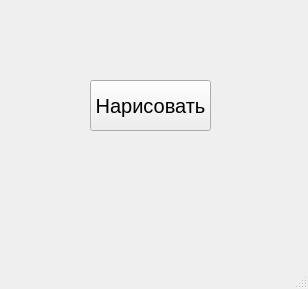
<?xml version="1.0" encoding="UTF-8"?>
<ui version="4.0">
 <class>MainWindow</class>
 <widget class="QMainWindow" name="MainWindow">
  <property name="geometry">
   <rect>
    <x>0</x>
    <y>0</y>
    <width>308</width>
    <height>289</height>
   </rect>
  </property>
  <property name="windowTitle">
   <string>MainWindow</string>
  </property>
  <widget class="QWidget" name="centralwidget">
   <widget class="QPushButton" name="pushButton">
    <property name="geometry">
     <rect>
      <x>90</x>
      <y>80</y>
      <width>121</width>
      <height>51</height>
     </rect>
    </property>
    <property name="font">
     <font>
      <pointsize>15</pointsize>
     </font>
    </property>
    <property name="text">
     <string>Нарисовать</string>
    </property>
   </widget>
  </widget>
  <widget class="QMenuBar" name="menubar">
   <property name="geometry">
    <rect>
     <x>0</x>
     <y>0</y>
     <width>308</width>
     <height>21</height>
    </rect>
   </property>
  </widget>
  <widget class="QStatusBar" name="statusbar"/>
 </widget>
 <resources/>
 <connections/>
</ui>
